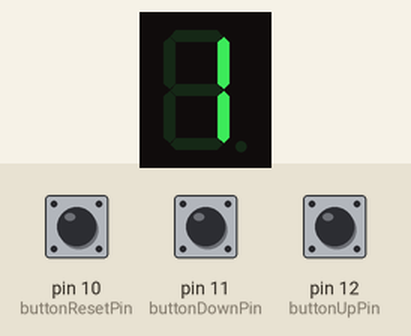
A sketch run on a simulated Arduino Uno, built with avr-gcc and run on an emulated ATmega328P. Shown: 1-digit seven-segment display. The inputs (shaded band) are chosen by the test bench; at power-on: pin 11 (buttonDownPin) HIGH, pin 12 (buttonUpPin) HIGH, pin 10 (buttonResetPin) HIGH.

Above: at 1.2 s.
1.3 s: pin 11 (buttonDownPin) pulled LOW for 0.15 s
At 2.6 s:
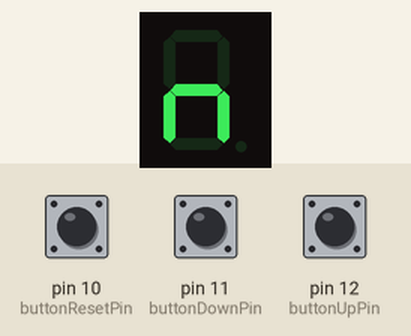
3.0 s: pin 11 (buttonDownPin) pulled LOW for 1 s
At 3.9 s:
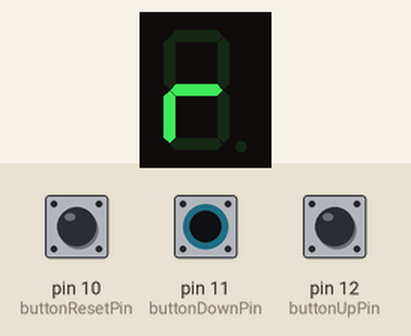
5.5 s: pin 12 (buttonUpPin) pulled LOW for 3.2 s
At 9.1 s:
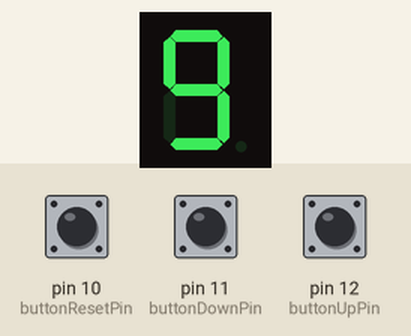
10.2 s: pin 11 (buttonDownPin) pulled LOW for 3.2 s
At 10.9 s:
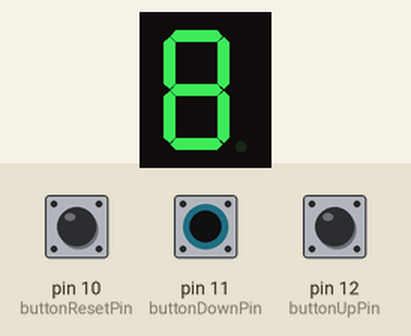
14.9 s: pin 10 (buttonResetPin) pulled LOW for 0.15 s
At 16.5 s:
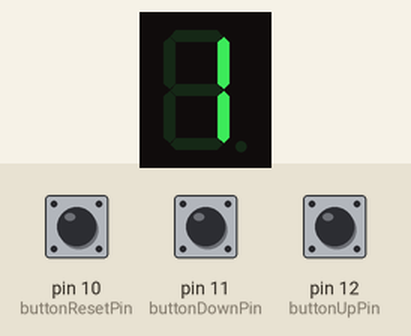
Timing chart, 0 to 17.6 s (numbered marks = the images above; inputs shaded):
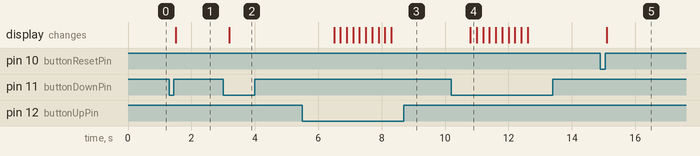

The sketch:

SmartShifter_v2.ino
```cpp
#include "SevSeg.h"
SevSeg sevseg;

const int  buttonUpPin = 12;
int buttonUpState = 0;
int lastUpButtonState = LOW;

const int  buttonDownPin = 11;
int buttonDownState = 0;
int lastDownButtonState = LOW;

const int  buttonResetPin = 10;
int buttonResetState = 0;
int lastResetButtonState = LOW;

int gear = 2;

void setup(){
    byte numDigits = 1;
    byte digitPins[] = {};
    byte segmentPins[] = {6, 5, 2, 3, 4, 7, 8, 9};
    bool resistorsOnSegments = true;

    byte hardwareConfig = COMMON_ANODE;
    sevseg.begin(hardwareConfig, numDigits, digitPins, segmentPins, resistorsOnSegments);
    sevseg.setBrightness(40);

    pinMode(buttonUpPin, INPUT_PULLUP);
    pinMode(buttonDownPin, INPUT_PULLUP);
    pinMode(buttonResetPin, INPUT_PULLUP);
    lastUpButtonState = LOW;
    lastDownButtonState = LOW;
    lastResetButtonState = LOW;
    Serial.begin(9600);
  }

void loop() {
    switch (gear) {
        case 0:
            reverseGear();
            break;
        case 1:
            neutralGear();
            break;
        case 2:
            firstGear();
            break;
        case 3:
            secondGear();
            break;
        case 4:
            thirdGear();
            break;
        case 5:
            fourthGear();
            break;
        case 6:
            fithGear();
            break;
        case 7:
            sixthGear();
            break;
        case 8:
            seventhGear();
            break;
        case 9:
            eighthGear();
            break;
        case 10:
            ninthGear();
            break;
      }

    buttonUpState = digitalRead(buttonUpPin);
    if(buttonUpState == LOW){
            gear++;
            delay(200);
      }

    buttonDownState = digitalRead(buttonDownPin);
    if(buttonDownState == LOW){
            gear--;
            delay(200);
      }

    buttonResetState = digitalRead(buttonResetPin);
    if(buttonResetState == LOW){
            gear = 2;
            delay(200);
      }
}

void reverseGear() {
    sevseg.setChars("r");
    sevseg.refreshDisplay();
  }

void neutralGear() {
    sevseg.setChars("n");
    sevseg.refreshDisplay();
  }

void firstGear() {
    sevseg.setNumber(1);
    sevseg.refreshDisplay();
  }

void secondGear() {
    sevseg.setNumber(2);
    sevseg.refreshDisplay();
  }

void thirdGear() {
    sevseg.setNumber(3);
    sevseg.refreshDisplay();
  }

void fourthGear() {
    sevseg.setNumber(4);
    sevseg.refreshDisplay();
  }

void fithGear() {
    sevseg.setNumber(5);
    sevseg.refreshDisplay();
  }

void sixthGear() {
    sevseg.setNumber(6);
    sevseg.refreshDisplay();
  }

void seventhGear() {
    sevseg.setNumber(7);
    sevseg.refreshDisplay();
  }

void eighthGear() {
    sevseg.setNumber(8);
    sevseg.refreshDisplay();
}

void ninthGear() {
    sevseg.setNumber(9);
    sevseg.refreshDisplay();
  }
```

Measured:
- after the input at 1.3 s, the display: changes after 0.20 s (image 1)
- after the input at 3.0 s, the display: changes after 0.20 s (image 2)
- after the input at 5.5 s, the display: first changes after 1.0 s (image 3 shows a later state)
- after the input at 10.2 s, the display: changes after 0.60 s (image 4)
- after the input at 14.9 s, the display: changes after 0.20 s (image 5)
